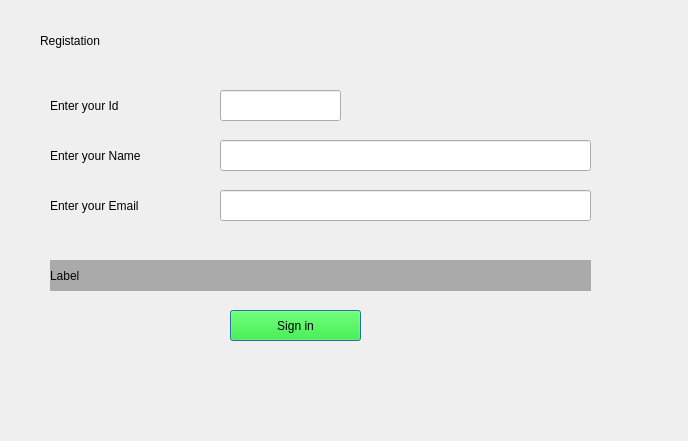
<?xml version="1.0" encoding="UTF-8"?>
<ui version="4.0">
 <class>MainBox</class>
 <widget class="QDialog" name="MainBox">
  <property name="geometry">
   <rect>
    <x>0</x>
    <y>0</y>
    <width>688</width>
    <height>441</height>
   </rect>
  </property>
  <property name="minimumSize">
   <size>
    <width>688</width>
    <height>441</height>
   </size>
  </property>
  <property name="maximumSize">
   <size>
    <width>688</width>
    <height>441</height>
   </size>
  </property>
  <property name="windowTitle">
   <string>Dialog</string>
  </property>
  <property name="styleSheet">
   <string notr="true"/>
  </property>
  <widget class="QLabel" name="label">
   <property name="geometry">
    <rect>
     <x>50</x>
     <y>90</y>
     <width>141</width>
     <height>31</height>
    </rect>
   </property>
   <property name="styleSheet">
    <string notr="true">color: rgb(0, 0, 0);
font: 85 10pt &quot;MS Shell Dlg 2&quot;;</string>
   </property>
   <property name="text">
    <string>Enter your Id</string>
   </property>
  </widget>
  <widget class="QLabel" name="label_2">
   <property name="geometry">
    <rect>
     <x>50</x>
     <y>140</y>
     <width>141</width>
     <height>31</height>
    </rect>
   </property>
   <property name="styleSheet">
    <string notr="true">color: rgb(0, 0, 0);
font: 75 10pt &quot;MS Shell Dlg 2&quot;;</string>
   </property>
   <property name="text">
    <string>Enter your Name</string>
   </property>
  </widget>
  <widget class="QLabel" name="label_3">
   <property name="geometry">
    <rect>
     <x>50</x>
     <y>190</y>
     <width>141</width>
     <height>31</height>
    </rect>
   </property>
   <property name="styleSheet">
    <string notr="true">color: rgb(0, 0, 0);
font: 75 10pt &quot;MS Shell Dlg 2&quot;;</string>
   </property>
   <property name="text">
    <string>Enter your Email</string>
   </property>
  </widget>
  <widget class="QPushButton" name="button">
   <property name="geometry">
    <rect>
     <x>230</x>
     <y>310</y>
     <width>131</width>
     <height>31</height>
    </rect>
   </property>
   <property name="styleSheet">
    <string notr="true">font: 75 14pt &quot;MS Shell Dlg 2&quot;;
background-color: rgb(0, 255, 0);
</string>
   </property>
   <property name="text">
    <string>Sign in</string>
   </property>
  </widget>
  <widget class="QLabel" name="warning">
   <property name="geometry">
    <rect>
     <x>50</x>
     <y>260</y>
     <width>541</width>
     <height>31</height>
    </rect>
   </property>
   <property name="styleSheet">
    <string notr="true">color:rgb(6, 6, 6);
font: 75 10pt &quot;MS Shell Dlg 2&quot;;
background-color: rgb(170, 170, 170);</string>
   </property>
   <property name="text">
    <string>Label</string>
   </property>
  </widget>
  <widget class="QLabel" name="label_5">
   <property name="geometry">
    <rect>
     <x>40</x>
     <y>20</y>
     <width>541</width>
     <height>41</height>
    </rect>
   </property>
   <property name="styleSheet">
    <string notr="true">font: 75 22pt &quot;MS Sans Serif&quot;;</string>
   </property>
   <property name="text">
    <string>Registation </string>
   </property>
  </widget>
  <widget class="QLineEdit" name="idEdit">
   <property name="geometry">
    <rect>
     <x>220</x>
     <y>90</y>
     <width>121</width>
     <height>31</height>
    </rect>
   </property>
  </widget>
  <widget class="QLineEdit" name="nameEdit">
   <property name="geometry">
    <rect>
     <x>220</x>
     <y>140</y>
     <width>371</width>
     <height>31</height>
    </rect>
   </property>
  </widget>
  <widget class="QLineEdit" name="emailEdit">
   <property name="geometry">
    <rect>
     <x>220</x>
     <y>190</y>
     <width>371</width>
     <height>31</height>
    </rect>
   </property>
  </widget>
 </widget>
 <resources/>
 <connections/>
</ui>
